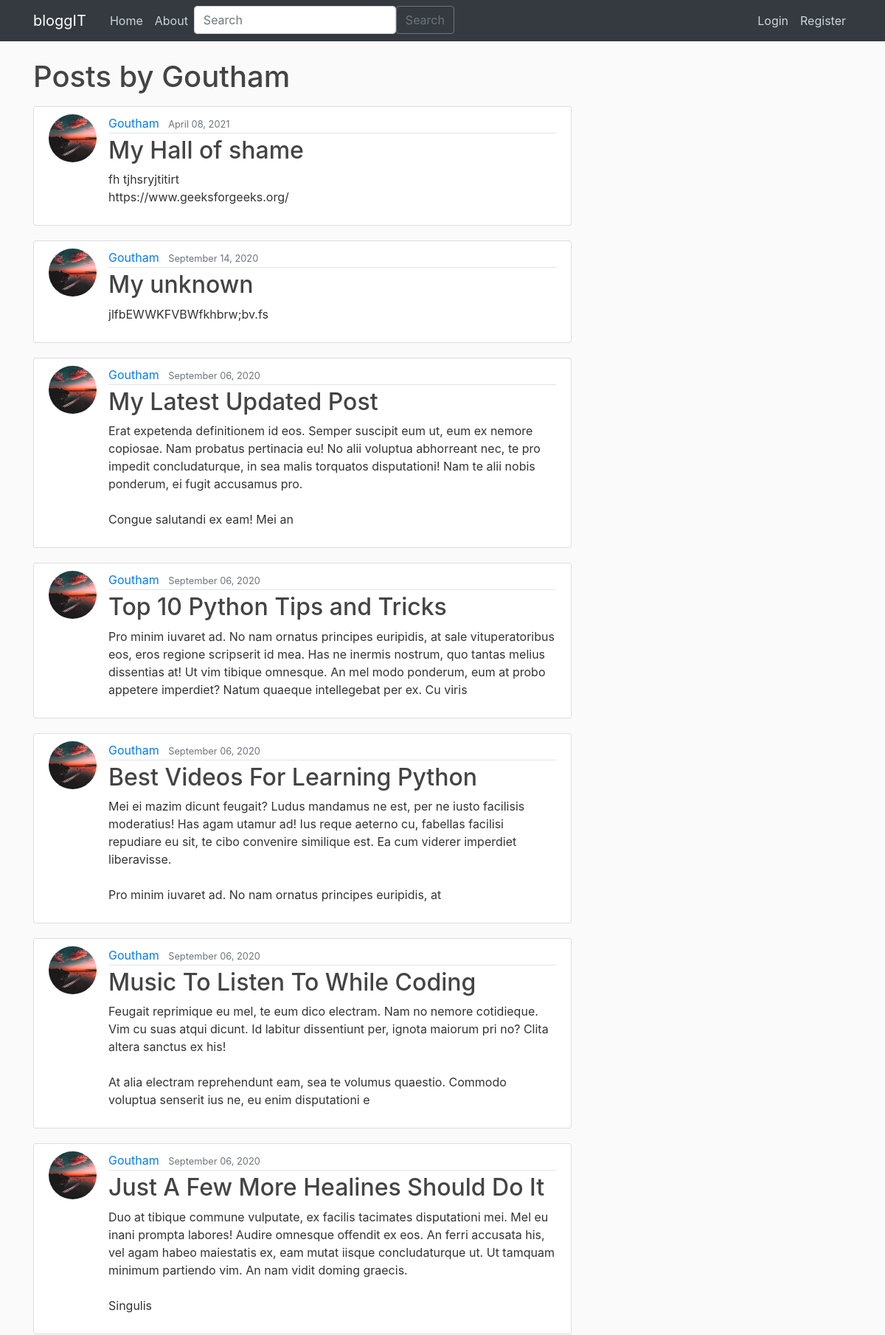
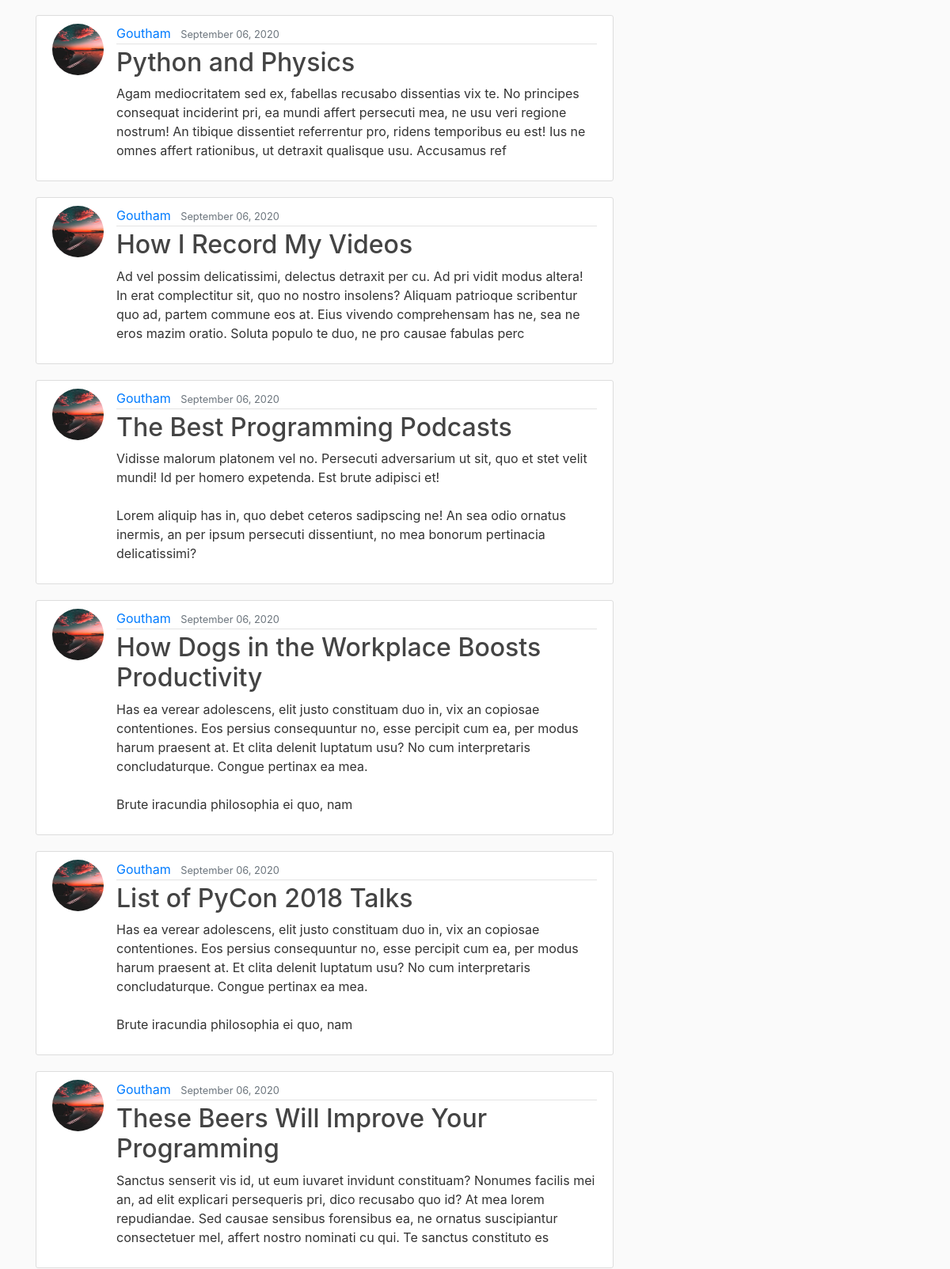
The page /user/Goutham (upper part) on the database its author committed (2 pictures, top to bottom).
### blog/models.py (models this page shows, shortened)
class Post(models.Model):
    title = models.CharField(max_length=100)
    content = RichTextField(blank=True,null=True)
    date_posted = models.DateTimeField(default=timezone.now)
    author = models.ForeignKey(User, on_delete=models.CASCADE)
    likes = models.ManyToManyField(User, related_name='post_like')
    dislikes = models.ManyToManyField(User, related_name='post_dislike')
    rating = models.FloatField(default=0)
    tags = models.ManyToManyField(Tag, related_name='post_tags', auto_created=False)
    is_blocked = models.BooleanField(default=False)

### users/models.py (models this page shows, shortened)
class Profile(models.Model):
    user = models.OneToOneField(User, on_delete=models.CASCADE)
    image = models.ImageField(default="default.jpg", upload_to="profile_pics")

### blog/views.py (the view)
# urls.py: path("user/<str:username>", UserPostListView.as_view(), name="user-posts"),
class UserPostListView(ListView):
    model = Post
    template_name = "blog/user_posts.html"  # <app>/<model>_<viewtype>.html
    context_object_name = "posts"
    def get_queryset(self):
        user = get_object_or_404(User, username=self.kwargs.get("username"))
        return Post.objects.filter(author=user).order_by("-date_posted")

### blog/templates/blog/user_posts.html
{% extends "blog/base.html" %} {% block content %}
<h1 class="mb-3">Posts by {{ view.kwargs.username }}</h1>
{% for post in posts %}
<article class="media content-section">
  <img
    class="rounded-circle article-img"
    src="{{ post.author.profile.image.url }}"
  />
  <div class="media-body">
    <div class="article-metadata">
      <a class="mr-2" href="{% url 'user-posts' post.author.username %}"
        >{{ post.author }}</a
      >
      <small class="text-muted">{{ post.date_posted|date:"F d, Y" }}</small>
    </div>
    <h2>
      <a class="article-title" href="{% url 'post-detail' post.id %}"
        >{{ post.title }}</a
      >
    </h2>
    <p class="article-content">{{ post.content| slice:300 |safe }}</p>
  </div>
</article>
{% endfor %} {% endblock %}

### blog/static/blog/main.css (style rules this page uses)
body { background: #fafafa; color: #333333; margin-top: 5rem; }
h1, h2, h3, h4, h5, h6 { color: #444444; }
.content-section { background: #ffffff; padding: 10px 20px; border: 1px solid #dddddd; border-radius: 3px; margin-bottom: 20px; }
.article-title { color: #444444; }
.article-content { white-space: pre-line; }
.article-img { height: 65px; width: 65px; margin-right: 16px; }
.article-metadata { padding-bottom: 1px; margin-bottom: 4px; border-bottom: 1px solid #e3e3e3; }

### rows shown on the page
Post: author.profile.image (picture), author "Goutham", date_posted "April 08, 2021", title "My Hall of shame", content "fh tjhsryjtitirt https://www.geeksforgeeks.org/"
Post: author.profile.image (picture), author "Goutham", date_posted "September 14, 2020", title "My unknown", content "jlfbEWWKFVBWfkhbrw;bv.fs"
Post: author.profile.image (picture), author "Goutham", date_posted "September 06, 2020", title "My Latest Updated Post", content "Erat expetenda definitionem id eos. Semper suscipit eum ut, eum ex nemore copiosae. Nam probatus pertinacia eu! No alii voluptua abhorreant nec, te pro impedit concludaturque, in sea malis torquatos disputationi! Nam te alii nobis ponderum, ei fugit accusamus pro. Congue salutandi ex eam! Mei an"
Post: author.profile.image (picture), author "Goutham", date_posted "September 06, 2020", title "Top 10 Python Tips and Tricks", content "Pro minim iuvaret ad. No nam ornatus principes euripidis, at sale vituperatoribus eos, eros regione scripserit id mea. Has ne inermis nostrum, quo tantas melius dissentias at! Ut vim tibique omnesque. An mel modo ponderum, eum at probo appetere imperdiet? Natum quaeque intellegebat per ex. Cu viris"
Post: author.profile.image (picture), author "Goutham", date_posted "September 06, 2020", title "Best Videos For Learning Python", content "Mei ei mazim dicunt feugait? Ludus mandamus ne est, per ne iusto facilisis moderatius! Has agam utamur ad! Ius reque aeterno cu, fabellas facilisi repudiare eu sit, te cibo convenire similique est. Ea cum viderer imperdiet liberavisse. Pro minim iuvaret ad. No nam ornatus principes euripidis, at"
Post: author.profile.image (picture), author "Goutham", date_posted "September 06, 2020", title "Music To Listen To While Coding", content "Feugait reprimique eu mel, te eum dico electram. Nam no nemore cotidieque. Vim cu suas atqui dicunt. Id labitur dissentiunt per, ignota maiorum pri no? Clita altera sanctus ex his! At alia electram reprehendunt eam, sea te volumus quaestio. Commodo voluptua senserit ius ne, eu enim disputationi e"
Post: author.profile.image (picture), author "Goutham", date_posted "September 06, 2020", title "Just A Few More Healines Should Do It", content "Duo at tibique commune vulputate, ex facilis tacimates disputationi mei. Mel eu inani prompta labores! Audire omnesque offendit ex eos. An ferri accusata his, vel agam habeo maiestatis ex, eam mutat iisque concludaturque ut. Ut tamquam minimum partiendo vim. An nam vidit doming graecis. Singulis"
Post: author.profile.image (picture), author "Goutham", date_posted "September 06, 2020", title "Python and Physics", content "Agam mediocritatem sed ex, fabellas recusabo dissentias vix te. No principes consequat inciderint pri, ea mundi affert persecuti mea, ne usu veri regione nostrum! An tibique dissentiet referrentur pro, ridens temporibus eu est! Ius ne omnes affert rationibus, ut detraxit qualisque usu. Accusamus ref"
Post: author.profile.image (picture), author "Goutham", date_posted "September 06, 2020", title "How I Record My Videos", content "Ad vel possim delicatissimi, delectus detraxit per cu. Ad pri vidit modus altera! In erat complectitur sit, quo no nostro insolens? Aliquam patrioque scribentur quo ad, partem commune eos at. Eius vivendo comprehensam has ne, sea ne eros mazim oratio. Soluta populo te duo, ne pro causae fabulas perc"
Post: author.profile.image (picture), author "Goutham", date_posted "September 06, 2020", title "The Best Programming Podcasts", content "Vidisse malorum platonem vel no. Persecuti adversarium ut sit, quo et stet velit mundi! Id per homero expetenda. Est brute adipisci et! Lorem aliquip has in, quo debet ceteros sadipscing ne! An sea odio ornatus inermis, an per ipsum persecuti dissentiunt, no mea bonorum pertinacia delicatissimi?"
Post: author.profile.image (picture), author "Goutham", date_posted "September 06, 2020", title "How Dogs in the Workplace Boosts Productivity", content "Has ea verear adolescens, elit justo constituam duo in, vix an copiosae contentiones. Eos persius consequuntur no, esse percipit cum ea, per modus harum praesent at. Et clita delenit luptatum usu? No cum interpretaris concludaturque. Congue pertinax ea mea. Brute iracundia philosophia ei quo, nam"
Post: author.profile.image (picture), author "Goutham", date_posted "September 06, 2020", title "List of PyCon 2018 Talks", content "Has ea verear adolescens, elit justo constituam duo in, vix an copiosae contentiones. Eos persius consequuntur no, esse percipit cum ea, per modus harum praesent at. Et clita delenit luptatum usu? No cum interpretaris concludaturque. Congue pertinax ea mea. Brute iracundia philosophia ei quo, nam"
Post: author.profile.image (picture), author "Goutham", date_posted "September 06, 2020", title "These Beers Will Improve Your Programming", content "Sanctus senserit vis id, ut eum iuvaret invidunt constituam? Nonumes facilis mei an, ad elit explicari persequeris pri, dico recusabo quo id? At mea lorem repudiandae. Sed causae sensibus forensibus ea, ne ornatus suscipiantur consectetuer mel, affert nostro nominati cu qui. Te sanctus constituto es"

### other values the page prints
{{ view.kwargs.username }} "Goutham"
